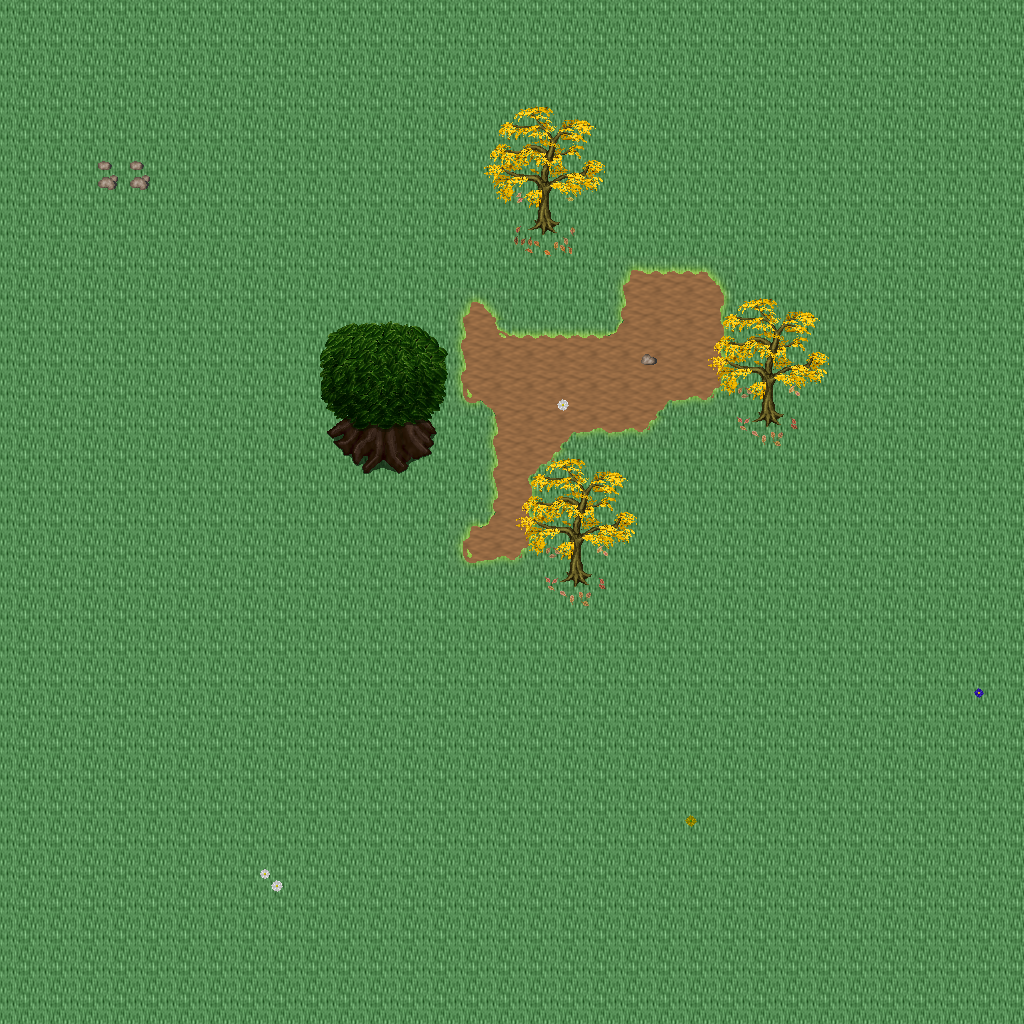

A level layout from a 2D game, rendered from its tile map. Below: a short description, then the map file with tile-grid data replaced by summaries:
An orthogonal 32x32 tile map with 32x32 px tiles, 5 tile layers (Ground, Objects, Objects2, Above, ...), 1 hidden layer not drawn, 25 tilesets.

<map version="1.10" tiledversion="1.11.0" orientation="orthogonal" renderorder="right-down" width="32" height="32" tilewidth="32" tileheight="32" infinite="0" nextlayerid="11" nextobjectid="1">
 <tileset firstgid="1" name="logic_collision" tilewidth="32" tileheight="32" tilecount="1" columns="1">
  <image source="../drawable/logic_collision.png" width="32" height="32" />
 </tileset>
 <tileset firstgid="2" name="ground_ridge_earth_pale" tilewidth="32" tileheight="32" tilecount="96" columns="12">
  <image source="../drawable/ground_ridge_earth_pale.png" width="384" height="256" />
 </tileset>
 <tileset firstgid="98" name="ground_ridge_earth_dark" tilewidth="32" tileheight="32" tilecount="96" columns="12">
  <image source="../drawable/ground_ridge_earth_dark.png" width="384" height="256" />
 </tileset>
 <tileset firstgid="194" name="ground_ground" tilewidth="32" tileheight="32" tilecount="33" columns="3">
  <image source="../drawable/ground_ground.png" width="96" height="352" />
 </tileset>
 <tileset firstgid="227" name="plant_stump_small_stump" tilewidth="32" tileheight="32" tilecount="4" columns="2">
  <image source="../drawable/plant_stump_small_stump.png" width="64" height="64" />
 </tileset>
 <tileset firstgid="231" name="plant_tree_fall_trees" tilewidth="32" tileheight="32" tilecount="40" columns="8">
  <image source="../drawable/plant_tree_fall_trees.png" width="256" height="160" />
 </tileset>
 <tileset firstgid="271" name="plant_tree_pine_tree" tilewidth="32" tileheight="32" tilecount="20" columns="4">
  <image source="../drawable/plant_tree_pine_tree.png" width="128" height="160" />
 </tileset>
 <tileset firstgid="291" name="plant_tree_tree_darkgreen" tilewidth="32" tileheight="32" tilecount="88" columns="8">
  <image source="../drawable/plant_tree_tree_darkgreen.png" width="256" height="352" />
 </tileset>
 <tileset firstgid="379" name="plant_leaves" tilewidth="32" tileheight="32" tilecount="8" columns="4">
  <image source="../drawable/plant_leaves.png" width="128" height="64" />
 </tileset>
 <tileset firstgid="387" name="plant_flower_daisy_blue" tilewidth="32" tileheight="32" tilecount="8" columns="2">
  <image source="../drawable/plant_flower_daisy_blue.png" width="64" height="128" />
 </tileset>
 <tileset firstgid="395" name="plant_flower_daisy_red" tilewidth="32" tileheight="32" tilecount="8" columns="2">
  <image source="../drawable/plant_flower_daisy_red.png" width="64" height="128" />
 </tileset>
 <tileset firstgid="403" name="plant_flower_daisy_white" tilewidth="32" tileheight="32" tilecount="8" columns="2">
  <image source="../drawable/plant_flower_daisy_white.png" width="64" height="128" />
 </tileset>
 <tileset firstgid="411" name="plant_flower_daisy_yellow" tilewidth="32" tileheight="32" tilecount="8" columns="2">
  <image source="../drawable/plant_flower_daisy_yellow.png" width="64" height="128" />
 </tileset>
 <tileset firstgid="419" name="ground_grass_corners" tilewidth="32" tileheight="32" tilecount="24" columns="6">
  <image source="../drawable/ground_grass_corners.png" width="192" height="128" />
 </tileset>
 <tileset firstgid="443" name="ground_grass_edges" tilewidth="32" tileheight="32" tilecount="36" columns="12">
  <image source="../drawable/ground_grass_edges.png" width="384" height="96" />
 </tileset>
 <tileset firstgid="479" name="ground_rock_pebbles" tilewidth="32" tileheight="32" tilecount="3" columns="1">
  <image source="../drawable/ground_rock_pebbles.png" width="32" height="96" />
 </tileset>
 <tileset firstgid="482" name="logic_portal" tilewidth="32" tileheight="32" tilecount="24" columns="8">
  <image source="../drawable/logic_portal.png" width="256" height="96" />
 </tileset>
 <tileset firstgid="506" name="logic_creature_ent" tilewidth="32" tileheight="32" tilecount="4" columns="4">
  <image source="../drawable/logic_creature_ent.png" width="128" height="32" />
 </tileset>
 <tileset firstgid="510" name="logic_creature_animal" tilewidth="32" tileheight="32" tilecount="32" columns="8">
  <image source="../drawable/logic_creature_animal.png" width="256" height="128" />
 </tileset>
 <tileset firstgid="542" name="logic_creature_human_evil" tilewidth="32" tileheight="32" tilecount="16" columns="8">
  <image source="../drawable/logic_creature_human_evil.png" width="256" height="64" />
 </tileset>
 <tileset firstgid="558" name="terrain_grassland" tilewidth="32" tileheight="32" tilecount="88" columns="8">
  <image source="../drawable/terrain_grassland.png" width="256" height="352" />
 </tileset>
 <tileset firstgid="646" name="terrain_cave_opening" tilewidth="32" tileheight="32" tilecount="12" columns="3">
  <image source="../drawable/terrain_cave_opening.png" width="96" height="128" />
 </tileset>
 <tileset firstgid="658" name="ground_ladder_vertical_dark" tilewidth="32" tileheight="32" tilecount="3" columns="3">
  <image source="../drawable/ground_ladder_vertical_dark.png" width="96" height="32" />
 </tileset>
 <tileset firstgid="661" name="plant_flower_flowers_mixed" tilewidth="32" tileheight="32" tilecount="16" columns="4">
  <image source="../drawable/plant_flower_flowers_mixed.png" width="128" height="128" />
 </tileset>
 <tileset firstgid="677" name="logic_creature_reptile" tilewidth="32" tileheight="32" tilecount="7" columns="7">
  <image source="../drawable/logic_creature_reptile.png" width="224" height="32" />
 </tileset>
 <layer id="1" name="Ground" width="32" height="32">
  <data>[1024 cells, 1024 non-empty, 2 distinct tile ids]</data>
 </layer>
 <layer id="2" name="Objects" width="32" height="32">
  <data>[1024 cells, 56 non-empty, 26 distinct tile ids]</data>
 </layer>
 <layer id="3" name="Objects2" width="32" height="32">
  <data>[1024 cells, 15 non-empty, 10 distinct tile ids]</data>
 </layer>
 <layer id="4" name="Above" width="32" height="32">
  <data>[1024 cells, 60 non-empty, 28 distinct tile ids]</data>
 </layer>
 <layer id="5" name="Above2" width="32" height="32">
  <data>[1024 cells, 0 non-empty, 0 distinct tile ids]</data>
 </layer>
 <layer id="6" name="Walkable" width="32" height="32" visible="0">
  <data>[1024 cells, 12 non-empty, 1 distinct tile ids]</data>
 </layer>
 <objectgroup id="7" name="Mapevents" />
 <objectgroup id="8" name="Spawn" />
 <objectgroup id="9" name="Keys" />
 <objectgroup id="10" name="Replace" />
</map>
